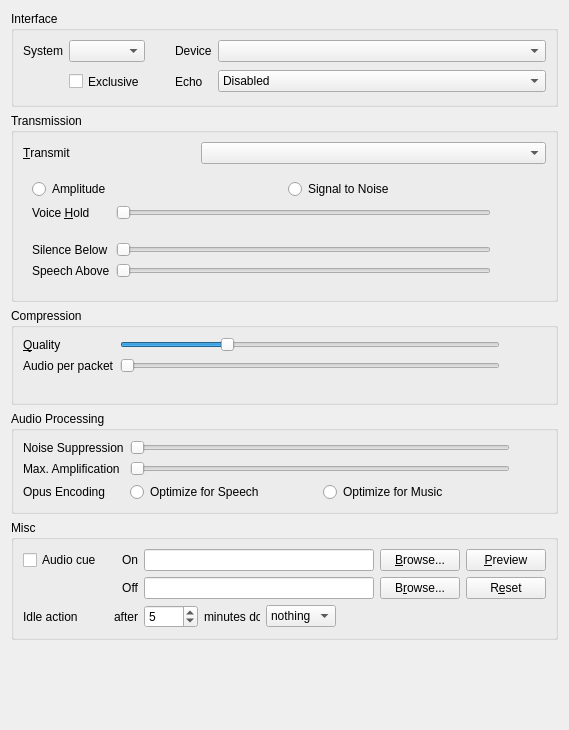
<?xml version="1.0" encoding="UTF-8"?>
<ui version="4.0">
 <class>AudioInput</class>
 <widget class="QWidget" name="AudioInput">
  <property name="geometry">
   <rect>
    <x>0</x>
    <y>0</y>
    <width>569</width>
    <height>730</height>
   </rect>
  </property>
  <property name="windowTitle">
   <string>Form</string>
  </property>
  <layout class="QVBoxLayout">
   <item>
    <widget class="QGroupBox" name="qgbInterfaces">
     <property name="title">
      <string>Interface</string>
     </property>
     <layout class="QGridLayout" name="gridLayout">
      <item row="0" column="0">
       <widget class="QLabel" name="qliSystem">
        <property name="text">
         <string>System</string>
        </property>
        <property name="buddy">
         <cstring>qcbSystem</cstring>
        </property>
       </widget>
      </item>
      <item row="0" column="1">
       <widget class="QComboBox" name="qcbSystem">
        <property name="sizePolicy">
         <sizepolicy hsizetype="MinimumExpanding" vsizetype="Fixed">
          <horstretch>0</horstretch>
          <verstretch>0</verstretch>
         </sizepolicy>
        </property>
        <property name="toolTip">
         <string>Input method for audio</string>
        </property>
        <property name="whatsThis">
         <string>&lt;b&gt;This is the input method to use for audio.&lt;/b&gt;&lt;br /&gt;Most likely you want to use DirectSound.</string>
        </property>
       </widget>
      </item>
      <item row="0" column="2">
       <spacer>
        <property name="orientation">
         <enum>Qt::Horizontal</enum>
        </property>
        <property name="sizeType">
         <enum>QSizePolicy::Maximum</enum>
        </property>
        <property name="sizeHint" stdset="0">
         <size>
          <width>24</width>
          <height>16</height>
         </size>
        </property>
       </spacer>
      </item>
      <item row="0" column="3">
       <widget class="QLabel" name="qliDevice">
        <property name="text">
         <string>Device</string>
        </property>
        <property name="buddy">
         <cstring>qcbDevice</cstring>
        </property>
       </widget>
      </item>
      <item row="0" column="4">
       <widget class="QComboBox" name="qcbDevice">
        <property name="sizePolicy">
         <sizepolicy hsizetype="MinimumExpanding" vsizetype="Fixed">
          <horstretch>1</horstretch>
          <verstretch>0</verstretch>
         </sizepolicy>
        </property>
        <property name="toolTip">
         <string>Input device for audio</string>
        </property>
        <property name="whatsThis">
         <string>&lt;b&gt;This is the input device to use for audio.&lt;/b&gt;</string>
        </property>
        <property name="sizeAdjustPolicy">
         <enum>QComboBox::AdjustToMinimumContentsLength</enum>
        </property>
        <property name="minimumContentsLength">
         <number>16</number>
        </property>
       </widget>
      </item>
      <item row="1" column="1">
       <widget class="QCheckBox" name="qcbExclusive">
        <property name="minimumSize">
         <size>
          <width>0</width>
          <height>27</height>
         </size>
        </property>
        <property name="toolTip">
         <string>Exclusive mode</string>
        </property>
        <property name="whatsThis">
         <string>&lt;b&gt;This opens the device in exclusive mode.&lt;/b&gt;&lt;br /&gt;No other application will be able to use the device.</string>
        </property>
        <property name="text">
         <string>Exclusive</string>
        </property>
       </widget>
      </item>
      <item row="1" column="3">
       <widget class="QLabel" name="qliEcho">
        <property name="text">
         <string>Echo</string>
        </property>
       </widget>
      </item>
      <item row="1" column="4">
       <widget class="QComboBox" name="qcbEcho">
        <property name="toolTip">
         <string>Cancel echo from speakers</string>
        </property>
        <property name="whatsThis">
         <string>Enabling this will cancel the echo from your speakers. Mixed has low CPU impact, but only works well if your speakers are equally loud and equidistant from the microphone. Multichannel echo cancellation provides much better echo cancellation, but at a higher CPU cost.</string>
        </property>
        <item>
         <property name="text">
          <string>Disabled</string>
         </property>
        </item>
        <item>
         <property name="text">
          <string>Mixed</string>
         </property>
        </item>
        <item>
         <property name="text">
          <string>Multichannel</string>
         </property>
        </item>
       </widget>
      </item>
     </layout>
    </widget>
   </item>
   <item>
    <widget class="QGroupBox" name="qgbTransmission">
     <property name="sizePolicy">
      <sizepolicy hsizetype="Preferred" vsizetype="Minimum">
       <horstretch>0</horstretch>
       <verstretch>0</verstretch>
      </sizepolicy>
     </property>
     <property name="title">
      <string>Transmission</string>
     </property>
     <layout class="QGridLayout">
      <item row="0" column="0">
       <widget class="QLabel" name="qliTransmit">
        <property name="text">
         <string>&amp;Transmit</string>
        </property>
        <property name="buddy">
         <cstring>qcbTransmit</cstring>
        </property>
       </widget>
      </item>
      <item row="0" column="1" colspan="2">
       <widget class="QComboBox" name="qcbTransmit">
        <property name="toolTip">
         <string>When to transmit your speech</string>
        </property>
        <property name="whatsThis">
         <string>&lt;b&gt;This sets when speech should be transmitted.&lt;/b&gt;&lt;br /&gt;&lt;i&gt;Continuous&lt;/i&gt; - All the time&lt;br /&gt;&lt;i&gt;Voice Activity&lt;/i&gt; - When you are speaking clearly.&lt;br /&gt;&lt;i&gt;Push To Talk&lt;/i&gt; - When you hold down the hotkey set under &lt;i&gt;Shortcuts&lt;/i&gt;.</string>
        </property>
       </widget>
      </item>
      <item row="1" column="0" colspan="3">
       <widget class="QStackedWidget" name="qswTransmit">
        <property name="sizePolicy">
         <sizepolicy hsizetype="Preferred" vsizetype="MinimumExpanding">
          <horstretch>0</horstretch>
          <verstretch>0</verstretch>
         </sizepolicy>
        </property>
        <property name="currentIndex">
         <number>1</number>
        </property>
        <widget class="QWidget" name="qwPTT">
         <layout class="QGridLayout" columnstretch="0,1,0,0">
          <item row="0" column="0">
           <widget class="QLabel" name="qliDoublePush">
            <property name="text">
             <string>DoublePush Time</string>
            </property>
            <property name="buddy">
             <cstring>qsDoublePush</cstring>
            </property>
           </widget>
          </item>
          <item row="0" column="3">
           <widget class="QLabel" name="qlDoublePush">
            <property name="sizePolicy">
             <sizepolicy hsizetype="Minimum" vsizetype="Preferred">
              <horstretch>0</horstretch>
              <verstretch>0</verstretch>
             </sizepolicy>
            </property>
            <property name="text">
             <string notr="true">TextLabel</string>
            </property>
           </widget>
          </item>
          <item row="2" column="1">
           <widget class="QCheckBox" name="qcbPushWindow">
            <property name="toolTip">
             <string>Displays an always on top window with a push to talk button in it</string>
            </property>
            <property name="text">
             <string>Display push to talk window</string>
            </property>
           </widget>
          </item>
          <item row="3" column="1">
           <spacer name="verticalSpacer">
            <property name="orientation">
             <enum>Qt::Vertical</enum>
            </property>
            <property name="sizeHint" stdset="0">
             <size>
              <width>20</width>
              <height>40</height>
             </size>
            </property>
           </spacer>
          </item>
          <item row="0" column="1" colspan="2">
           <widget class="QSlider" name="qsDoublePush">
            <property name="toolTip">
             <string>If you press the PTT key twice in this time it will get locked.</string>
            </property>
            <property name="whatsThis">
             <string>&lt;b&gt;DoublePush Time&lt;/b&gt;&lt;br /&gt;If you press the push-to-talk key twice during the configured interval of time it will be locked. Mumble will keep transmitting until you hit the key once more to unlock PTT again.</string>
            </property>
            <property name="maximum">
             <number>1000</number>
            </property>
            <property name="singleStep">
             <number>10</number>
            </property>
            <property name="pageStep">
             <number>100</number>
            </property>
            <property name="orientation">
             <enum>Qt::Horizontal</enum>
            </property>
           </widget>
          </item>
          <item row="1" column="0">
           <widget class="QLabel" name="qliPTTHold">
            <property name="text">
             <string>Hold Time</string>
            </property>
           </widget>
          </item>
          <item row="1" column="3">
           <widget class="QLabel" name="qlPTTHold">
            <property name="text">
             <string notr="true">TextLabel</string>
            </property>
           </widget>
          </item>
          <item row="1" column="1">
           <widget class="QSlider" name="qsPTTHold">
            <property name="toolTip">
             <string>Time the microphone stays open after the PTT key is released</string>
            </property>
            <property name="maximum">
             <number>5000</number>
            </property>
            <property name="singleStep">
             <number>10</number>
            </property>
            <property name="orientation">
             <enum>Qt::Horizontal</enum>
            </property>
           </widget>
          </item>
         </layout>
        </widget>
        <widget class="QWidget" name="qwVAD">
         <layout class="QGridLayout">
          <item row="0" column="0" colspan="3">
           <layout class="QHBoxLayout">
            <item>
             <widget class="QRadioButton" name="qrbAmplitude">
              <property name="toolTip">
               <string>Use Amplitude based speech detection</string>
              </property>
              <property name="whatsThis">
               <string>&lt;b&gt;This sets speech detection to use Amplitude.&lt;/b&gt;&lt;br /&gt;In this mode, the raw strength of the input signal is used to detect speech.</string>
              </property>
              <property name="text">
               <string>Amplitude</string>
              </property>
             </widget>
            </item>
            <item>
             <widget class="QRadioButton" name="qrbSNR">
              <property name="toolTip">
               <string>Use SNR based speech detection</string>
              </property>
              <property name="whatsThis">
               <string>&lt;b&gt;This sets speech detection to use Signal to Noise ratio.&lt;/b&gt;&lt;br /&gt;In this mode, the input is analyzed for something resembling a clear signal, and the clarity of that signal is used to trigger speech detection.</string>
              </property>
              <property name="text">
               <string>Signal to Noise</string>
              </property>
             </widget>
            </item>
           </layout>
          </item>
          <item row="1" column="0">
           <widget class="QLabel" name="qliTransmitHold">
            <property name="text">
             <string>Voice &amp;Hold</string>
            </property>
            <property name="buddy">
             <cstring>qsTransmitHold</cstring>
            </property>
           </widget>
          </item>
          <item row="1" column="1">
           <widget class="QSlider" name="qsTransmitHold">
            <property name="toolTip">
             <string>How long to keep transmitting after silence</string>
            </property>
            <property name="whatsThis">
             <string>&lt;b&gt;This selects how long after a perceived stop in speech transmission should continue.&lt;/b&gt;&lt;br /&gt;Set this higher if your voice breaks up when you speak (seen by a rapidly blinking voice icon next to your name).</string>
            </property>
            <property name="minimum">
             <number>20</number>
            </property>
            <property name="maximum">
             <number>250</number>
            </property>
            <property name="orientation">
             <enum>Qt::Horizontal</enum>
            </property>
           </widget>
          </item>
          <item row="1" column="2">
           <widget class="QLabel" name="qlTransmitHold">
            <property name="minimumSize">
             <size>
              <width>40</width>
              <height>0</height>
             </size>
            </property>
            <property name="text">
             <string/>
            </property>
           </widget>
          </item>
          <item row="2" column="1">
           <widget class="AudioBar" name="abSpeech" native="true">
            <property name="maximumSize">
             <size>
              <width>16777215</width>
              <height>10</height>
             </size>
            </property>
            <property name="toolTip">
             <string>Current speech detection chance</string>
            </property>
            <property name="whatsThis">
             <string>&lt;b&gt;This shows the current speech detection settings.&lt;/b&gt;&lt;br /&gt;You can change the settings from the Settings dialog or from the Audio Wizard.</string>
            </property>
           </widget>
          </item>
          <item row="3" column="0">
           <widget class="QLabel" name="qliTransmitMin">
            <property name="text">
             <string>Silence Below</string>
            </property>
           </widget>
          </item>
          <item row="3" column="1">
           <widget class="QSlider" name="qsTransmitMin">
            <property name="toolTip">
             <string>Signal values below this count as silence</string>
            </property>
            <property name="whatsThis">
             <string>&lt;b&gt;This sets the trigger values for voice detection.&lt;/b&gt;&lt;br /&gt;Use this together with the Audio Statistics window to manually tune the trigger values for detecting speech. Input values below &quot;Silence Below&quot; always count as silence. Values above &quot;Speech Above&quot; always count as voice. Values in between will count as voice if you're already talking, but will not trigger a new detection.</string>
            </property>
            <property name="minimum">
             <number>1</number>
            </property>
            <property name="maximum">
             <number>32767</number>
            </property>
            <property name="singleStep">
             <number>100</number>
            </property>
            <property name="pageStep">
             <number>1000</number>
            </property>
            <property name="orientation">
             <enum>Qt::Horizontal</enum>
            </property>
           </widget>
          </item>
          <item row="4" column="0">
           <widget class="QLabel" name="qliTransmitMax">
            <property name="text">
             <string>Speech Above</string>
            </property>
           </widget>
          </item>
          <item row="4" column="1">
           <widget class="QSlider" name="qsTransmitMax">
            <property name="toolTip">
             <string>Signal values above this count as voice</string>
            </property>
            <property name="whatsThis">
             <string>&lt;b&gt;This sets the trigger values for voice detection.&lt;/b&gt;&lt;br /&gt;Use this together with the Audio Statistics window to manually tune the trigger values for detecting speech. Input values below &quot;Silence Below&quot; always count as silence. Values above &quot;Speech Above&quot; always count as voice. Values in between will count as voice if you're already talking, but will not trigger a new detection.</string>
            </property>
            <property name="minimum">
             <number>1</number>
            </property>
            <property name="maximum">
             <number>32767</number>
            </property>
            <property name="singleStep">
             <number>100</number>
            </property>
            <property name="pageStep">
             <number>1000</number>
            </property>
            <property name="orientation">
             <enum>Qt::Horizontal</enum>
            </property>
           </widget>
          </item>
         </layout>
        </widget>
        <widget class="QWidget" name="qwContinuous"/>
       </widget>
      </item>
     </layout>
    </widget>
   </item>
   <item>
    <widget class="QGroupBox" name="qgbCompression">
     <property name="title">
      <string>Compression</string>
     </property>
     <layout class="QGridLayout">
      <item row="0" column="0">
       <widget class="QLabel" name="qliQuality">
        <property name="text">
         <string>&amp;Quality</string>
        </property>
        <property name="buddy">
         <cstring>qsQuality</cstring>
        </property>
       </widget>
      </item>
      <item row="0" column="1">
       <widget class="QSlider" name="qsQuality">
        <property name="toolTip">
         <string>Quality of compression (peak bandwidth)</string>
        </property>
        <property name="whatsThis">
         <string>&lt;b&gt;This sets the quality of compression.&lt;/b&gt;&lt;br /&gt;This determines how much bandwidth Mumble is allowed to use for outgoing audio.</string>
        </property>
        <property name="minimum">
         <number>8000</number>
        </property>
        <property name="maximum">
         <number>96000</number>
        </property>
        <property name="singleStep">
         <number>1000</number>
        </property>
        <property name="pageStep">
         <number>5000</number>
        </property>
        <property name="value">
         <number>32000</number>
        </property>
        <property name="orientation">
         <enum>Qt::Horizontal</enum>
        </property>
       </widget>
      </item>
      <item row="0" column="2">
       <widget class="QLabel" name="qlQuality">
        <property name="minimumSize">
         <size>
          <width>30</width>
          <height>0</height>
         </size>
        </property>
        <property name="text">
         <string/>
        </property>
       </widget>
      </item>
      <item row="1" column="0">
       <widget class="QLabel" name="qliFrames">
        <property name="text">
         <string>Audio per packet</string>
        </property>
        <property name="buddy">
         <cstring>qsFrames</cstring>
        </property>
       </widget>
      </item>
      <item row="1" column="1">
       <widget class="QSlider" name="qsFrames">
        <property name="toolTip">
         <string>How many audio frames to send per packet</string>
        </property>
        <property name="whatsThis">
         <string>&lt;b&gt;This selects how many audio frames should be put in one packet.&lt;/b&gt;&lt;br /&gt;Increasing this will increase the latency of your voice, but will also reduce bandwidth requirements.</string>
        </property>
        <property name="minimum">
         <number>1</number>
        </property>
        <property name="maximum">
         <number>4</number>
        </property>
        <property name="pageStep">
         <number>2</number>
        </property>
        <property name="orientation">
         <enum>Qt::Horizontal</enum>
        </property>
       </widget>
      </item>
      <item row="1" column="2">
       <widget class="QLabel" name="qlFrames">
        <property name="minimumSize">
         <size>
          <width>40</width>
          <height>0</height>
         </size>
        </property>
        <property name="text">
         <string/>
        </property>
       </widget>
      </item>
      <item row="2" column="0" colspan="3">
       <widget class="QLabel" name="qlBitrate">
        <property name="font">
         <font>
          <italic>true</italic>
         </font>
        </property>
        <property name="toolTip">
         <string>Maximum bandwidth used for sending audio</string>
        </property>
        <property name="whatsThis">
         <string>&lt;b&gt;This shows peak outgoing bandwidth used.&lt;/b&gt;&lt;br /&gt;This shows the peak amount of bandwidth sent out from your machine. Audio bitrate is the maximum bitrate (as we use VBR) for the audio data alone. Position is the bitrate used for positional information. Overhead is our framing and the IP packet headers (IP and UDP is 75% of this overhead).</string>
        </property>
        <property name="text">
         <string/>
        </property>
        <property name="alignment">
         <set>Qt::AlignCenter</set>
        </property>
       </widget>
      </item>
     </layout>
    </widget>
   </item>
   <item>
    <widget class="QGroupBox" name="qgbAudio">
     <property name="title">
      <string>Audio Processing</string>
     </property>
     <layout class="QGridLayout">
      <item row="1" column="2">
       <widget class="QLabel" name="qlAmp">
        <property name="minimumSize">
         <size>
          <width>30</width>
          <height>0</height>
         </size>
        </property>
        <property name="text">
         <string/>
        </property>
       </widget>
      </item>
      <item row="0" column="0">
       <widget class="QLabel" name="qliNoise">
        <property name="text">
         <string>Noise Suppression</string>
        </property>
        <property name="buddy">
         <cstring>qsNoise</cstring>
        </property>
       </widget>
      </item>
      <item row="0" column="1">
       <widget class="QSlider" name="qsNoise">
        <property name="toolTip">
         <string>Noise suppression</string>
        </property>
        <property name="whatsThis">
         <string>&lt;b&gt;This sets the amount of noise suppression to apply.&lt;/b&gt;&lt;br /&gt;The higher this value, the more aggressively stationary noise will be suppressed.</string>
        </property>
        <property name="minimum">
         <number>14</number>
        </property>
        <property name="maximum">
         <number>60</number>
        </property>
        <property name="pageStep">
         <number>5</number>
        </property>
        <property name="orientation">
         <enum>Qt::Horizontal</enum>
        </property>
       </widget>
      </item>
      <item row="0" column="2">
       <widget class="QLabel" name="qlNoise">
        <property name="minimumSize">
         <size>
          <width>30</width>
          <height>0</height>
         </size>
        </property>
        <property name="text">
         <string/>
        </property>
       </widget>
      </item>
      <item row="1" column="0">
       <widget class="QLabel" name="qliAmp">
        <property name="text">
         <string>Max. Amplification</string>
        </property>
        <property name="buddy">
         <cstring>qsAmp</cstring>
        </property>
       </widget>
      </item>
      <item row="1" column="1">
       <widget class="QSlider" name="qsAmp">
        <property name="toolTip">
         <string>Maximum amplification of input sound</string>
        </property>
        <property name="whatsThis">
         <string>&lt;b&gt;Maximum amplification of input.&lt;/b&gt;&lt;br /&gt;Mumble normalizes the input volume before compressing, and this sets how much it's allowed to amplify.&lt;br /&gt;The actual level is continually updated based on your current speech pattern, but it will never go above the level specified here.&lt;br /&gt;If the &lt;i&gt;Microphone loudness&lt;/i&gt; level of the audio statistics hover around 100%, you probably want to set this to 2.0 or so, but if, like most people, you are unable to reach 100%, set this to something much higher.&lt;br /&gt;Ideally, set it so &lt;i&gt;Microphone Loudness * Amplification Factor &gt;= 100&lt;/i&gt;, even when you're speaking really soft.&lt;br /&gt;&lt;br /&gt;Note that there is no harm in setting this to maximum, but Mumble will start picking up other conversations if you leave it to auto-tune to that level.</string>
        </property>
        <property name="maximum">
         <number>19500</number>
        </property>
        <property name="singleStep">
         <number>500</number>
        </property>
        <property name="pageStep">
         <number>2000</number>
        </property>
        <property name="orientation">
         <enum>Qt::Horizontal</enum>
        </property>
       </widget>
      </item>
      <item row="2" column="1">
       <layout class="QHBoxLayout" name="horizontalLayout_2">
        <item>
         <widget class="QRadioButton" name="qrbOpusSpeech">
          <property name="text">
           <string>Optimize for Speech</string>
          </property>
         </widget>
        </item>
        <item>
         <widget class="QRadioButton" name="qrbOpusMusic">
          <property name="text">
           <string>Optimize for Music</string>
          </property>
         </widget>
        </item>
       </layout>
      </item>
      <item row="2" column="0">
       <widget class="QLabel" name="qlOpusEncoding">
        <property name="text">
         <string>Opus Encoding</string>
        </property>
       </widget>
      </item>
     </layout>
    </widget>
   </item>
   <item>
    <widget class="QGroupBox" name="qgbMisc">
     <property name="title">
      <string>Misc</string>
     </property>
     <layout class="QGridLayout" name="_2">
      <item row="2" column="5">
       <widget class="QPushButton" name="qpbPushClickBrowseOff">
        <property name="toolTip">
         <string>Browse for off audio file</string>
        </property>
        <property name="text">
         <string>B&amp;rowse...</string>
        </property>
       </widget>
      </item>
      <item row="2" column="3">
       <widget class="QLabel" name="qlPushClickOff">
        <property name="text">
         <string>Off</string>
        </property>
        <property name="alignment">
         <set>Qt::AlignRight|Qt::AlignTrailing|Qt::AlignVCenter</set>
        </property>
       </widget>
      </item>
      <item row="1" column="3">
       <widget class="QLabel" name="qlPushClickOn">
        <property name="text">
         <string>On</string>
        </property>
        <property name="alignment">
         <set>Qt::AlignRight|Qt::AlignTrailing|Qt::AlignVCenter</set>
        </property>
       </widget>
      </item>
      <item row="1" column="6">
       <widget class="QPushButton" name="qpbPushClickPreview">
        <property name="toolTip">
         <string>Preview the audio cues</string>
        </property>
        <property name="whatsThis">
         <string>&lt;b&gt;Preview&lt;/b&gt;&lt;br/&gt;Plays the current &lt;i&gt;on&lt;/i&gt; sound followed by the current &lt;i&gt;off&lt;/i&gt; sound.</string>
        </property>
        <property name="text">
         <string>&amp;Preview</string>
        </property>
       </widget>
      </item>
      <item row="2" column="6">
       <widget class="QPushButton" name="qpbPushClickReset">
        <property name="toolTip">
         <string>Reset audio cue to default</string>
        </property>
        <property name="whatsThis">
         <string>&lt;b&gt;Reset&lt;/b&gt;&lt;br/&gt;Reset the paths for the files to their default.</string>
        </property>
        <property name="text">
         <string>R&amp;eset</string>
        </property>
       </widget>
      </item>
      <item row="1" column="5">
       <widget class="QPushButton" name="qpbPushClickBrowseOn">
        <property name="toolTip">
         <string>Browse for on audio file</string>
        </property>
        <property name="text">
         <string>&amp;Browse...</string>
        </property>
       </widget>
      </item>
      <item row="1" column="4">
       <widget class="QLineEdit" name="qlePushClickPathOn">
        <property name="toolTip">
         <string>Gets played when starting to transmit</string>
        </property>
       </widget>
      </item>
      <item row="2" column="4">
       <widget class="QLineEdit" name="qlePushClickPathOff">
        <property name="toolTip">
         <string>Gets played when stopping to transmit</string>
        </property>
       </widget>
      </item>
      <item row="1" column="0">
       <widget class="QCheckBox" name="qcbPushClick">
        <property name="toolTip">
         <string>Audible audio cue when starting or stopping to transmit</string>
        </property>
        <property name="whatsThis">
         <string>&lt;b&gt;This enables transmission audio cues.&lt;/b&gt;&lt;br /&gt;Setting this will give you a short audio beep when you start and stop transmitting.</string>
        </property>
        <property name="text">
         <string>Audio cue</string>
        </property>
       </widget>
      </item>
      <item row="3" column="0" colspan="2">
       <widget class="QLabel" name="qliIdle">
        <property name="text">
         <string>Idle action</string>
        </property>
       </widget>
      </item>
      <item row="3" column="4">
       <layout class="QHBoxLayout" name="horizontalLayout">
        <item>
         <widget class="QSpinBox" name="qsbIdle">
          <property name="minimum">
           <number>1</number>
          </property>
          <property name="maximum">
           <number>5000</number>
          </property>
          <property name="value">
           <number>5</number>
          </property>
         </widget>
        </item>
        <item>
         <widget class="QLabel" name="qlIdle">
          <property name="minimumSize">
           <size>
            <width>30</width>
            <height>0</height>
           </size>
          </property>
          <property name="text">
           <string>minutes do</string>
          </property>
         </widget>
        </item>
        <item>
         <widget class="QComboBox" name="qcbIdleAction">
          <item>
           <property name="text">
            <string>nothing</string>
           </property>
          </item>
          <item>
           <property name="text">
            <string>deafen</string>
           </property>
          </item>
          <item>
           <property name="text">
            <string>mute</string>
           </property>
          </item>
         </widget>
        </item>
        <item>
         <spacer name="horizontalSpacer">
          <property name="orientation">
           <enum>Qt::Horizontal</enum>
          </property>
          <property name="sizeHint" stdset="0">
           <size>
            <width>40</width>
            <height>20</height>
           </size>
          </property>
         </spacer>
        </item>
       </layout>
      </item>
      <item row="3" column="3">
       <widget class="QLabel" name="qlIdle2">
        <property name="text">
         <string>after</string>
        </property>
       </widget>
      </item>
     </layout>
    </widget>
   </item>
   <item>
    <spacer>
     <property name="orientation">
      <enum>Qt::Vertical</enum>
     </property>
     <property name="sizeHint" stdset="0">
      <size>
       <width>1</width>
       <height>151</height>
      </size>
     </property>
    </spacer>
   </item>
  </layout>
 </widget>
 <customwidgets>
  <customwidget>
   <class>AudioBar</class>
   <extends>QWidget</extends>
   <header>AudioStats.h</header>
   <container>1</container>
  </customwidget>
 </customwidgets>
 <tabstops>
  <tabstop>qcbSystem</tabstop>
  <tabstop>qcbDevice</tabstop>
  <tabstop>qcbEcho</tabstop>
  <tabstop>qcbTransmit</tabstop>
  <tabstop>qsDoublePush</tabstop>
  <tabstop>qrbSNR</tabstop>
  <tabstop>qsTransmitHold</tabstop>
  <tabstop>qsTransmitMin</tabstop>
  <tabstop>qsTransmitMax</tabstop>
  <tabstop>qsQuality</tabstop>
  <tabstop>qsFrames</tabstop>
  <tabstop>qsNoise</tabstop>
  <tabstop>qsAmp</tabstop>
 </tabstops>
 <resources/>
 <connections/>
</ui>
